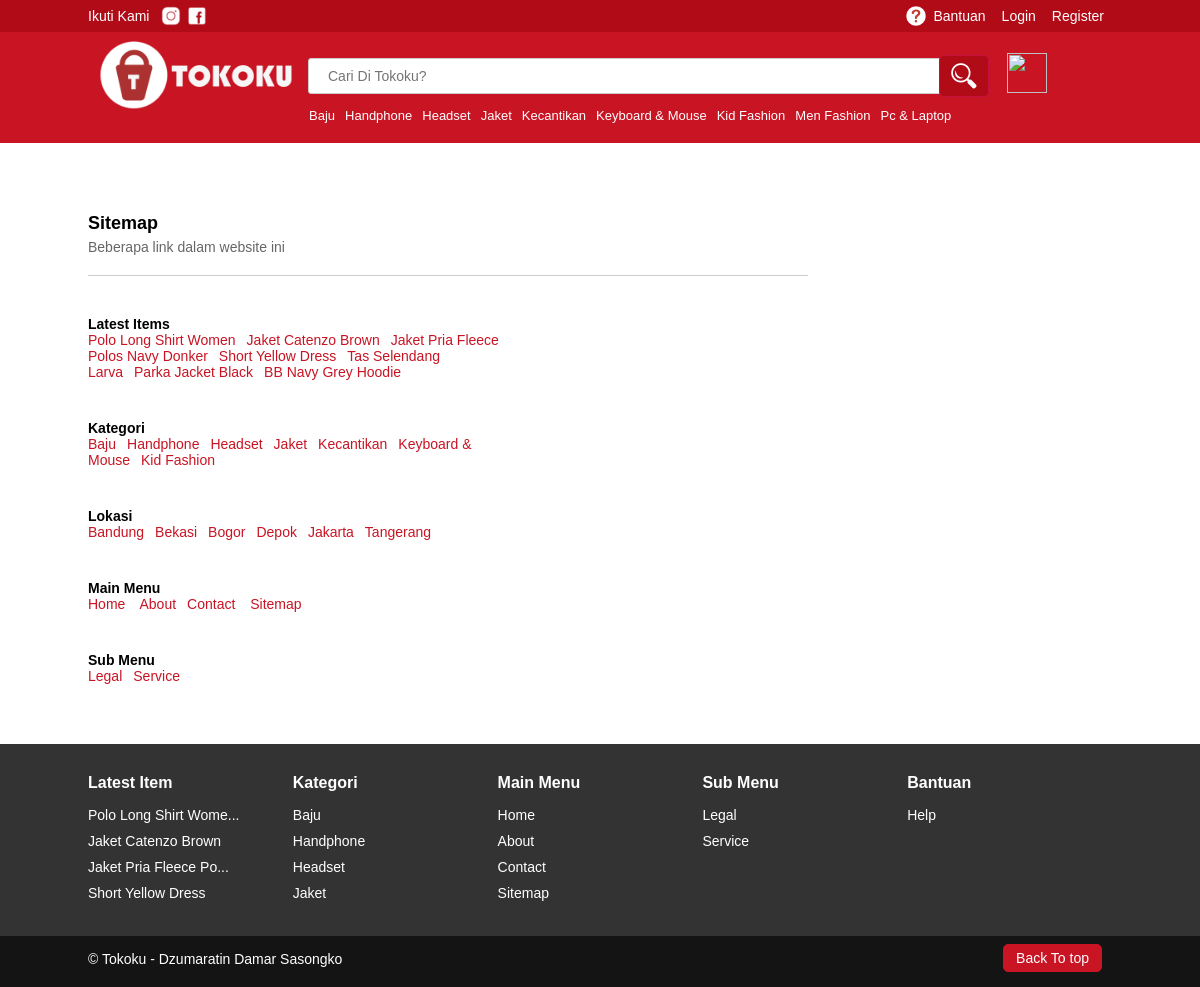
The app's page /menu_atas/sitemap with its own data.
### tables this page shows
CREATE TABLE `kategori` (
  `id_kategori` int(11) NOT NULL,
  `kategori` varchar(250) NOT NULL
);

CREATE TABLE `items` (
  `id_item` int(11) NOT NULL,
  `id_kategori` int(11) NOT NULL,
  `id_lokasi` int(11) NOT NULL,
  `nama_item` varchar(250) NOT NULL,
  `merk` varchar(250) NOT NULL,
  `harga` int(11) NOT NULL,
  `qty` int(11) NOT NULL,
  `diskon` int(11) NOT NULL,
  `deskripsi` varchar(250) NOT NULL,
  `foto` varchar(250) NOT NULL,
  `terjual` int(11) NOT NULL
);

CREATE TABLE `lokasi` (
  `id_lokasi` int(11) NOT NULL,
  `lokasi` varchar(250) NOT NULL
);

CREATE TABLE `menu` (
  `id_menu` int(11) NOT NULL,
  `judul_menu` varchar(250) NOT NULL,
  `caption` varchar(250) NOT NULL,
  `status` int(11) NOT NULL,
  `konten` text NOT NULL
);

### app/core/Controller.php (called while the page is built, shortened)
<?php
class Controller {
	public function view($view, $data = array()){
		extract($data);
		require_once 'app/views/'.$view.'.php';
	}
}

### app/controllers/menu_atas.php (called while the page is built, shortened)
<?php
class Menu_atas extends Controller {
	public function sitemap(){
		$this->view('sections/head');
		$this->view('pages/menu_atas.site');
		$this->view('sections/footer');
	}
}

### app/core/App.php (called while the page is built, shortened)
<?php
class App {
	public $controller = 'home';
	public $method = 'index';
	public $params = array();
	public function __construct(){
		$url = $this->parseUrl();
		if(file_exists('app/controllers/'.$url[0].'.php')){
			$this->controller = $url[0];
			unset($url[0]);
		} else {
			die('404 PAGE NOT FOUND');
		}
		$this->controller = new $this->controller;
		if(isset($url[1])){
			if(method_exists($this->controller, $url[1])){
				$this->method = $url[1];
			} else {
				$url[2] = $url[1];
				unset($url[1]);
			}
		}
		call_user_func_array(array($this->controller, $this->method), $this->params);
	}
	public function parseUrl(){
		if(isset($_GET['url'])){
			return explode('/', filter_var(rtrim($_GET['url'],'/'), FILTER_SANITIZE_URL));
		} else {
			return array($this->controller, $this->method, 0);
		}
	}
}

### index.php (called while the page is built, shortened)
<?php
$app = new App();

### app/libs/DB.php (called while the page is built, shortened)
<?php
class DB {
	public $pdo;
	public function connect(){
		try {
			$this->pdo = new PDO("mysql:host=".HOST.";dbname=".DBNY, USER, PASS, array(PDO::ATTR_PERSISTENT => TRUE));
			$this->pdo->setAttribute(PDO::ATTR_ERRMODE, PDO::ERRMODE_WARNING);
		}
		catch(PDOException $e){
			die("ERROR : ".$e->getMessage());
		}
	}
	public function fetch($sql, $data = array()){
		$q = $this->pdo->prepare($sql);
		$q->execute($data);
		return $q->fetchAll(PDO::FETCH_ASSOC);
	}
}

### app/views/pages/menu_atas.site.php (the view, shortened to what this page needs)
<?php
	 $latest_items = $this->db->fetch("SELECT * FROM items ORDER BY id_item DESC LIMIT 7");
	 $kategori = $this->db->fetch("SELECT * FROM kategori ORDER BY kategori ASC LIMIT 7");
	 $lokasi = $this->db->fetch("SELECT * FROM lokasi ORDER BY lokasi ASC LIMIT 7");
	 $main_menu = $this->db->fetch("SELECT * FROM menu WHERE status = 1 ORDER BY judul_menu ASC LIMIT 5");
	 $sub_menu = $this->db->fetch("SELECT * FROM menu WHERE status = 2 ORDER BY judul_menu ASC LIMIT 7");
?>
 <div class="container">
<div class="sitemap wrapper pull-left m">
    	<div class="page-title" style="margin-top:50px;">
        	<h1 style="margin-top:50px;">Sitemap</h1>
            <p>Beberapa link dalam website ini</p>
        </div>
    	<div class="f_section">
            <b>Latest Items</b>
            <ul>
                <li>
                	<?php
					foreach($latest_items as $li){
						if(strlen($li['nama_item']) > 40){
							$show = substr($li['nama_item'],0,40)."...";
						} else {
							$show = $li['nama_item'];
						}
						echo "<a href='".SITE."/item/".$li['id_item']."'>".ucwords($show)."</a>";
					}
					?>
                </li>
            </ul>
        </div>
    	<div class="f_section">
            <b>Kategori</b>
            <ul>
                <li>
                	<?php
					foreach($kategori as $k){
						echo "<a href='".SITE."/kategori/".$k['id_kategori']."'>".ucwords($k['kategori'])."</a>";
					}
					?>
                </li>
            </ul>
        </div>
    	<div class="f_section">
            <b>Lokasi</b>
            <ul>
                <li>
                	<?php
					foreach($lokasi as $l){
						echo "<a href='".SITE."/search/?q=&kat=all&lok=".$l['id_lokasi']."&harga=all'>".ucwords($l['lokasi'])."</a>";
					}
					?>
                </li>
            </ul>
        </div>
    	<div class="f_section">
            <b>Main Menu</b>
            <ul>
                <li>
                    <a href="<?= SITE ?>">Home</a>
                    <?php
					foreach($main_menu as $mm){
						echo "<a href='".SITE."/h/".strtolower($mm['judul_menu'])."'>".ucwords($mm['judul_menu'])."</a>";
					}
					?>
                    <a href="<?= SITE ?>/h/sitemap">Sitemap</a>
                </li>
            </ul>
        </div>
    	<div class="f_section">
            <b>Sub Menu</b>
            <ul>
                <li>
                    <?php
					foreach($sub_menu as $sm){
						echo "<a href='".SITE."/h/".strtolower($sm['judul_menu'])."'>".ucwords($sm['judul_menu'])."</a>";
					}
					?>
                </li>
            </ul>
        </div>
    </div>
</div>

### app/views/sections/head.php (shortened to what this page needs)
<html>
<link rel="stylesheet" type="text/css" href="<?= SITE ?>/public/css/style.css">
<body>
<div id="topbar" class="auto dark-red">
	<div class="container">
		<?php
		if(isset($_SESSION[SESS]['admin'])){
		?>
    	<p class="pull-left">Selamat Datang di Admin <b>Tokoku</b></p>
        <?php
		}
		else {
		?>
    	<p class="pull-left" style="color: #fff;margin-right:10px; "> Ikuti Kami </p>
    	<a href="#" >
			<img style="margin-top: 6px;margin-left: 2px;" src="<?= SITE ?>/public/images/ig.png" width="20" />
		</a>
		<a href="#">
			<img style="margin-top: 6px;margin-left: 2px;" src="<?= SITE ?>/public/images/fb.png" width="20" />
		</a>
        <?php
		}
		?>
					<ul class="pull-right">
					<?php
					if(isset($_SESSION[SESS]['member'])){
					?>
					<li><a href="<?= SITE ?>/help" class="pull-left" style="color: #fff">
					<img class="pull-left" style="margin-top: -3px;margin-right: 5px;" src="<?= SITE ?>/public/images/tanya.png" width="20" />
					Bantuan </a> </li>
					<div class="dropdown" style="float: right;">
					<li><a href="#" class="pull-left" style="color: #fff">
					<img class="pull-left" style="margin-top: -3px;margin-right: 5px;" src="<?= SITE ?>/public/images/user_toko.png" width="20" />
					<?= ucwords($_SESSION[SESS]['member']['nama']) ?>
					</a>
					<div class="dropdown-content">
					  	<a href="<?= SITE ?>/member/my_account" >Akun Saya</a>
					  	<a href="<?= SITE ?>/cart/my_cart" >Belanjaan Saya</a>
					  	<a href="<?= SITE ?>/invoice" >Invoice Saya</a>
				    	<a href="<?= SITE ?>/member/logout" >Keluar</a>
				  	</div>   </li>
					</div>
		            <?php
					}
					else {
					?>
					<li><a href="<?= SITE ?>/help" class="pull-left" style="color: #fff">
					<img class="pull-left" style="margin:-2px 7;" src="<?= SITE ?>/public/images/tanya.png" width="20" />
					Bantuan </a> </li>
					<li><a href="<?= SITE ?>/member/login" class="pull-left" style="color: #fff"> Login</a></li>
					<li><a href="<?= SITE ?>/member/sign_up" class="pull-left" style="color: #fff"> Register</a> </li>
					<?php
			}
			?>
			</ul>
	</div>
</div>
<div id="header" class="red auto m">
	<div class="container">
		<?php
		if(isset($_SESSION[SESS]['admin'])){
		?>
    	<a href="<?= SITE ?>/admin" class="pull-left">
	    	<img src="<?= SITE ?>/public/images/toko.png" width="220" />
        </a>
        <?php
		} else {
		?>
	<a href="<?= SITE ?>">
		<img src="<?= SITE ?>/public/images/toko.png" class="logo" width="220" >
	</a>
<?php
		}
		?>
	<div class="pull-right">
<?php
		if(isset($_SESSION[SESS]['member'])){
			if(!isset($_SESSION[SESS]['member']['cart'])){
				$cart = 0;
			} else {
				$cart = count($_SESSION[SESS]['member']['cart']);
			}
		?>
        <a href="<?= SITE ?>/cart/my_cart">
		<img src="<?= SITE ?>/public/images/cart.png" width="40" class="pull-right cart" style="margin: 22px 65px;" />
		</a>
		<b class="b-item" style="margin: 34px -157px;color: #fff;float: right;"><?= $cart ?> Items</b>
        <?php
		}elseif(isset($_SESSION[SESS]['admin'])){
		?>
		<img src="<?= SITE ?>/public/images/cart.png" style="display: none;" width="40" class="pull-right" style="margin: 16px 65px;" />
		<?php
		}else {
		?>
		<a href="<?= SITE ?>/cart/cart_empty">
		<img src="<?= SITE ?>/public/images/cart.png" width="40" class="pull-right cart_empty cart_cart"  />
		</a>
		<?php
		}
		?>
		</div>
<?php
	if(isset($_GET['q'])){
		$q = $_GET['q'];
	} else {
		$q = '';
	}
	if(!isset($_SESSION[SESS]['admin'])){
?>
<?php
	$kategori = $this->db->fetch("SELECT * FROM kategori ORDER BY kategori ASC LIMIT 9");
?>
        	<div id="search pull-left">
    	<form action="<?= SITE ?>/search/" method="get">
        	<input type="text" name="q" class="searchTerm form-control search1" placeholder="Cari Di Tokoku?" value="<?= $q ?>" />
    		<button type="submit" class="searchButton button_sc">
        	<img src="<?= SITE ?>/public/images/search.png" align="center" style="margin-right: 5px;">
    	</button>
        </form>
        <div class="kate">
                	<?php
					foreach($kategori as $li){
						if(strlen($li['kategori']) > 40){
							$show = substr($li['kategori'],0,40)."...";
						} else {
							$show = $li['kategori'];
						}
						echo "<a style='margin-right: 10px;' href='".SITE."/kategori/".$li['id_kategori']."'>".ucwords($show)."</a>";
					}
					?>
    	</div>
        </div>
<?php
	}
	?>
	</div>
	</div>

### app/views/sections/footer.php (shortened to what this page needs)
 <?php
 if(URI1 != 'admin'){
 if(!isset($_SESSION[SESS]['admin'])){
	 $latest_items = $this->db->fetch("SELECT * FROM items ORDER BY id_item DESC LIMIT 4");
	 $kategori = $this->db->fetch("SELECT * FROM kategori ORDER BY kategori ASC LIMIT 4");
	 $main_menu = $this->db->fetch("SELECT * FROM menu WHERE status = 1 ORDER BY judul_menu ASC LIMIT 2");
	 $sub_menu = $this->db->fetch("SELECT * FROM menu WHERE status = 2 ORDER BY judul_menu ASC LIMIT 4");
 ?>
<div id="semi-footer" class="auto">
	<div class="container">
		<div class="f-section">
		<b>Latest Item</b>
			<ul>
				<li>
					<?php
					foreach($latest_items as $li){
						if(strlen($li['nama_item']) > 20){
							$show = substr($li['nama_item'],0,20)."...";
						} else {
							$show = $li['nama_item'];
						}
						echo "<a href='".SITE."/item/".$li['id_item']."'>".ucwords($show)."</a>";
					}
					?>
				</li>
			</ul>
		</div>
		<div class="f-section">
		<b>Kategori</b>
			<ul>
				<li>
					<?php
					foreach($kategori as $k){
						echo "<a href='".SITE."/kategori/".$k['id_kategori']."'>".ucwords($k['kategori'])."</a>";
					}
					?>
				</li>
			</ul>
		</div>
		<div class="f-section">
		<b>Main Menu</b>
			<ul>
				<li>
					<a href="<?= SITE ?>">Home</a>
                    <?php
					foreach($main_menu as $mm){
						echo "<a href='".SITE."/menu_atas/".strtolower($mm['judul_menu'])."'>".ucwords($mm['judul_menu'])."</a>";
					}
					?>
                    <a href="<?= SITE ?>/menu_atas/sitemap">Sitemap</a>
				</li>
			</ul>
		</div>
		<div class="f-section">
		<b>Sub Menu</b>
			<ul>
				<li>
					<?php
					foreach($sub_menu as $sm){
						echo "<a href='".SITE."/menu_atas/".strtolower($sm['judul_menu'])."'>".ucwords($sm['judul_menu'])."</a>";
					}
					?>
				</li>
			</ul>
		</div>
		<div class="f-section">
		<b>Bantuan</b>
			<ul>
				<li>
					<a href="<?= SITE ?>/help" class="pull-left" style="color: #fff">
					Help </a>
				</li>
			</ul>
		</div>
	</div>
</div>
<?php
 }
 } else {
?>
	<div style="height:12px; width:100%;" class="pull-left"></div>
<?php
 }
?>
<div id="footer" class="auto">
<div class="container">
<p class="pull-left">&copy; Tokoku - Dzumaratin Damar Sasongko</p>
<a href="#" class="btn pull-right">Back To top</a>
</div>
</div>

### public/css/style.css (style rules this page uses)
* { margin: 0; padding: 0; font-family: Arial; font-size: 14px; }
html,body { height: 100%; }
a { text-decoration: none; }
ul li { list-style-type: none; }
.dark-red { background: #b10b18; margin: auto; }
.red { background: #c81423; margin: auto; }
.auto { overflow: auto; overflow-x:hidden; }
#topbar { width: 100%; color: #fff; }
#topbar p { margin: 8px 0; }
.container { width: 1024px; margin: auto; }
.pull-left { float: left; }
.pull-right { float: right; }
.wrapper { width:720px; }
#topbar ul li { float: left; }
#topbar ul li a { padding: 8px; transition:0.3s ease; }
#header { width: 100%; }
#header img { margin-bottom: 5px 0; }
.searchTerm { float: left; width: 100%; border: 3px solid #c30f42; padding: 15px; border-radius: 3px; outline: none; color: black; }
.searchButton { float: right; width: 50px; margin: -60px 12%; height: 42px; border: 1px solid #c30f42; background: #b10b18; text-align: center; color: #fff; border-radius: 5px; cursor: pointer; font-size: 20px; }
.form-control { width: 280px; border: 1px solid #ccc; padding: 8px 0; }
input[type=text].form-control { padding: 9px 19px; }
.btn { margin-right:10px; ; cursor: pointer; color: #fff; background: #c81423; transition:0.5s ease; border: 1px solid #c81423; border-radius: 5px; padding: 9px 19px; }
#semi-footer { background:#333; width: 100%; color: #fff; padding: 30px 0; }
.f-section { width: 20%; float: left; display: inline-block; }
.f-section b { margin-bottom: 10px; font-size: 16px; display: block; }
.f-section ul li { float: left; }
.f-section ul li a { color: #fff; width: 100%; padding:5px 0; display: block; }
#footer { background: #141414; width: 100%; padding: 15px 0; color: #fff; float: left; }
#footer .btn { margin-top: -7px; padding: 5px 12px; }
.page-title { width: 100%; padding-bottom: 20px; border-bottom: 1px solid #ccc; margin-bottom: 40px; }
.page-title h1 { font-size: 18px; margin-bottom: 5px; }
.page-title p { color: #666; }
.m { margin-bottom: 20px; }
.cart_empty { padding:9px 0; padding-left:20px; margin-left:20px; color:#fff; }
#header img { margin-left:5px; transition:0.5s ease; }
.sitemap .f_section { width:60%; margin-bottom:40px; }
.sitemap .f_section a { color:#c81423; margin-right: 11px; }
.kate a { float: left; font-size: 13px; margin: -7px 0 20; color: #fff; }
.kate { margin: 0px 221px; width: 70%; }
.search1 { min-width: 675px; margin: -57px 220px; }
.cart_cart { margin: 12px 65px; }

### records on screen
kategori: kategori "Baju"
kategori: kategori "Handphone"
kategori: kategori "Headset"
kategori: kategori "Jaket"
kategori: kategori "Kecantikan"
kategori: kategori "Keyboard & Mouse"
kategori: kategori "Kid Fashion"
kategori: kategori "Men Fashion"
kategori: kategori "Pc & Laptop"
items: nama_item "Polo Long Shirt Women", nama_item "Polo Long Shirt Wome..."
items: nama_item "Jaket Catenzo Brown"
items: nama_item "Jaket Pria Fleece Polos Navy Donker", nama_item "Jaket Pria Fleece Po..."
items: nama_item "Short Yellow Dress"
items: nama_item "Tas Selendang Larva"
items: nama_item "Parka Jacket Black"
items: nama_item "BB Navy Grey Hoodie"
lokasi: lokasi "Bandung"
lokasi: lokasi "Bekasi"
lokasi: lokasi "Bogor"
lokasi: lokasi "Depok"
lokasi: lokasi "Jakarta"
lokasi: lokasi "Tangerang"
menu: judul_menu "About"
menu: judul_menu "Contact"
menu: judul_menu "Legal"
menu: judul_menu "Service"
